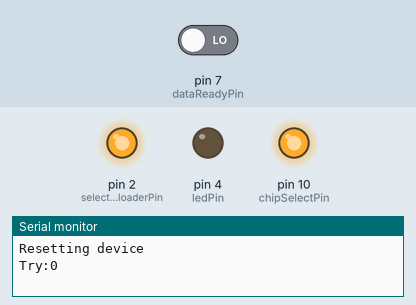
A sketch run on a simulated Arduino Uno, built with avr-gcc and run on an emulated ATmega328P. Shown: output pins drawn as LEDs (lit = HIGH), the last lines printed to the serial monitor. Inputs (shaded band) come from the test bench; at power-on: pin 7 (dataReadyPin) LOW. Pins used as bus, display or sensor lines are not drawn.

Above: at 0.2 s.
At 1.2 s:
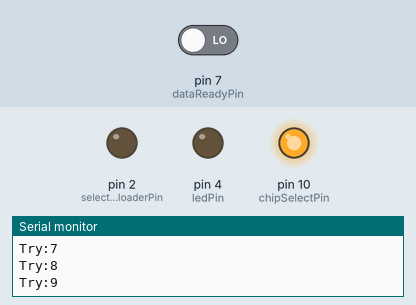
Timing chart, 0 to 2.7 s (numbered marks = the images above):
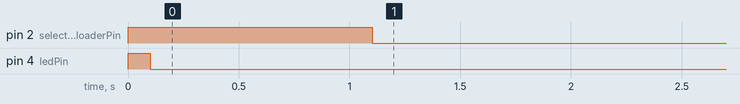

The sketch:

bootloader-test-uno.ino
```cpp
/*
  */

// the sensor communicates using SPI, so include the library:
#include <SPI.h>

// pins used for the connection with the bootloader test board
// the other you need are controlled by the SPI library):
const int selectBootloaderPin = 2;
const int dataReadyPin = 7;
const int chipSelectPin = 10;
const int resetPin = 3;
const int ledPin = 4;

byte data[4];

void setup() {
  Serial.begin(115200);

  pinMode(chipSelectPin, OUTPUT);
  // start the SPI library:
  SPI.begin();

  // initalize the  data ready and chip select pins:
  pinMode(selectBootloaderPin, OUTPUT);
  pinMode(dataReadyPin, INPUT);
  pinMode(resetPin, OUTPUT);
  pinMode(ledPin, OUTPUT);

  // select the bootloader
  digitalWrite(selectBootloaderPin, HIGH);
  digitalWrite(ledPin, HIGH);

  Serial.println("Resetting device");

  // take device into bootloader
  digitalWrite(resetPin, LOW);
  delay(100);
  digitalWrite(resetPin, HIGH);

  for (int i=0; i<10; i++) {
    // now see if anyone is home
    digitalWrite(ledPin, HIGH);
    while (digitalRead(dataReadyPin) == HIGH);
    digitalWrite(ledPin, LOW);
    // send hello
    data[0] = '0';
    data[1] = 0;
    data[2] = 0;
    data[3] = 0;
    writeSPI(data);
    digitalWrite(ledPin, HIGH);
    while (digitalRead(dataReadyPin) == HIGH);
    digitalWrite(ledPin, LOW);
    readSPI(data);
    if (data[0] == 0x14 && data[1] == '0' && data[2] == 0x10 && data[3] == 0) {
      Serial.println("Got hello from device");
      break;
    } else {
      Serial.print("Try:"); Serial.print(i); Serial.println();
    }
    delay(100);
  }
}

void loop() {
  digitalWrite(selectBootloaderPin, LOW);
}

void readSPI(byte* data) {
  // take the chip select low to select the device:
  digitalWrite(chipSelectPin, LOW);
  SPI.beginTransaction(SPISettings(500000, MSBFIRST, SPI_MODE0));
  for (int i=0; i<4; i++)
    data[i] = SPI.transfer(0x00);
  SPI.endTransaction();
  // take the chip select high to de-select:
  digitalWrite(chipSelectPin, HIGH);
}


void writeSPI(byte* data) {
  // take the chip select low to select the device:
  digitalWrite(chipSelectPin, LOW);
  SPI.beginTransaction(SPISettings(500000, MSBFIRST, SPI_MODE0));
  for (int i=0; i<4; i++)
    SPI.transfer(data[i]);
  SPI.endTransaction();
  // take the chip select high to de-select:
  digitalWrite(chipSelectPin, HIGH);
}
```

Measured:
- by itself, pin 2 (selectBootloaderPin): HIGH → LOW at 1.1 s
